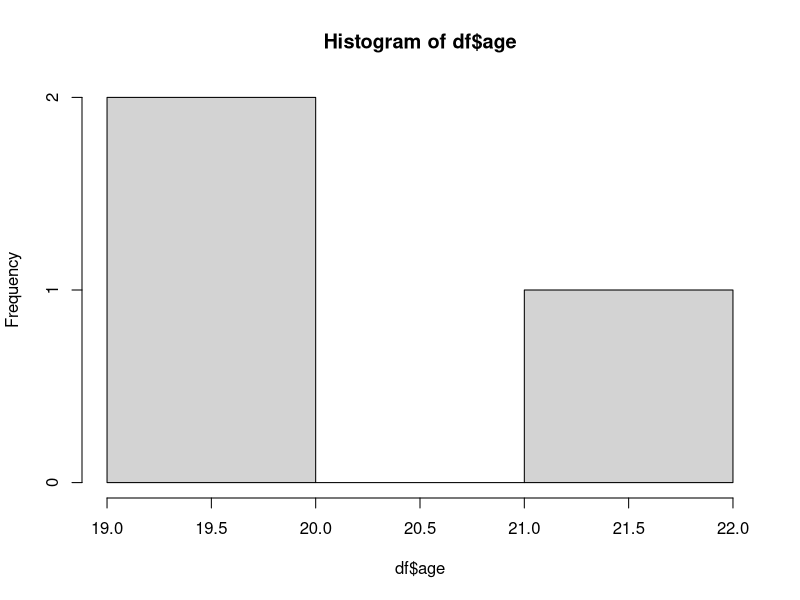
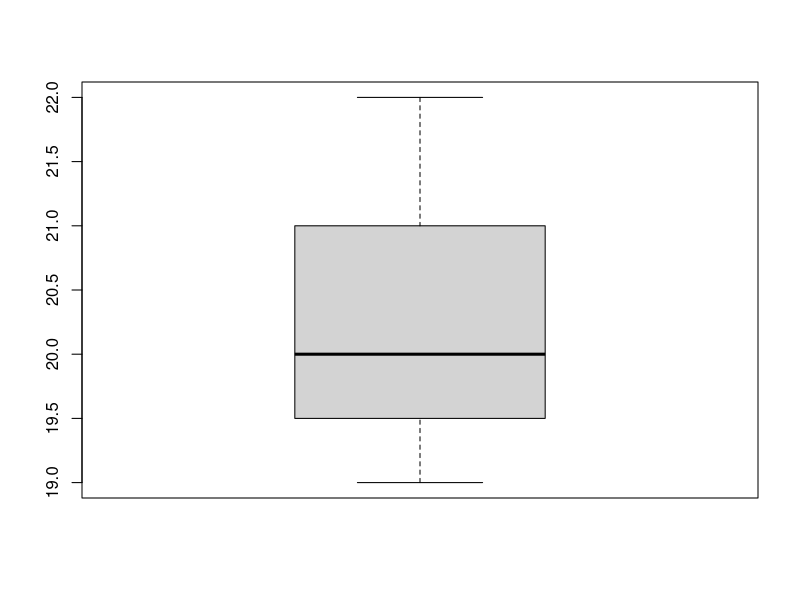

Here is the R script that generated these plots, in order:
names=c("sasi","shiv","prasad")
age=c(19,22,20)
marks=c(90,88,97)
df=data.frame(names,age,marks)
hist(df $age)
boxplot(df $age)

